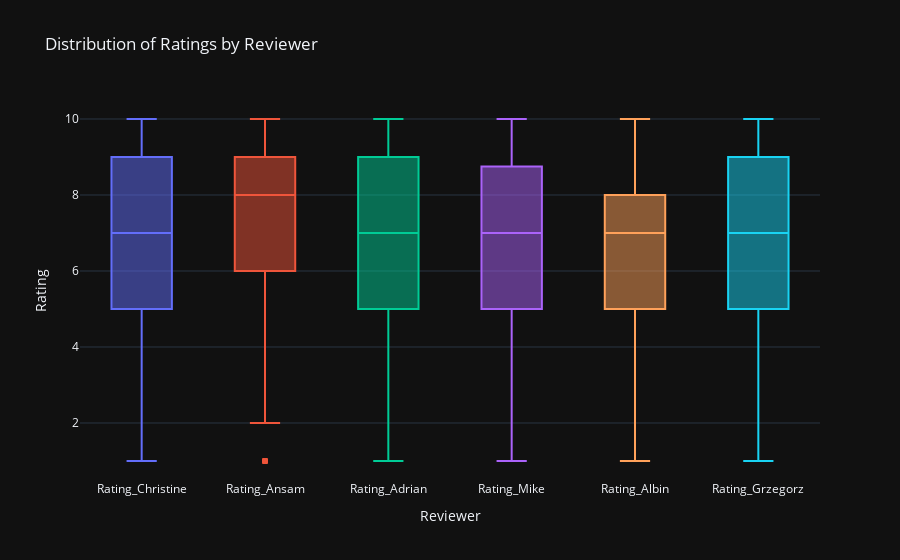

Here is the notebook cell this chart was saved with:
### Code cell
fig = px.box(ratings_data, x='Reviewer', y='Rating', color='Reviewer', 
             title='Distribution of Ratings by Reviewer')

fig.update_layout(showlegend=False)
fig.show()

### Figure 1 — Plotly figure (JSON) as saved in the notebook; plotly's stock layout.template omitted (floating-point values rounded to 4 significant figures; data arrays with more than 128 entries replaced by an {"elided": "..."} marker saying what was removed)
{"data": [{"alignmentgroup": "True", "hovertemplate": "Reviewer=%{x}<br>Rating=%{y}<extra></extra>", "legendgroup": "Rating_Christine", "marker": {"color": "#636efa"}, "name": "Rating_Christine", "notched": false, "offsetgroup": "Rating_Christine", "orientation": "v", "showlegend": true, "x": {"elided": "215 str values"}, "x0": " ", "xaxis": "x", "y": {"elided": "215 float values"}, "y0": " ", "yaxis": "y", "type": "box"}, {"alignmentgroup": "True", "hovertemplate": "Reviewer=%{x}<br>Rating=%{y}<extra></extra>", "legendgroup": "Rating_Ansam", "marker": {"color": "#EF553B"}, "name": "Rating_Ansam", "notched": false, "offsetgroup": "Rating_Ansam", "orientation": "v", "showlegend": true, "x": {"elided": "215 str values"}, "x0": " ", "xaxis": "x", "y": {"elided": "215 float values"}, "y0": " ", "yaxis": "y", "type": "box"}, {"alignmentgroup": "True", "hovertemplate": "Reviewer=%{x}<br>Rating=%{y}<extra></extra>", "legendgroup": "Rating_Adrian", "marker": {"color": "#00cc96"}, "name": "Rating_Adrian", "notched": false, "offsetgroup": "Rating_Adrian", "orientation": "v", "showlegend": true, "x": {"elided": "215 str values"}, "x0": " ", "xaxis": "x", "y": {"elided": "215 float values"}, "y0": " ", "yaxis": "y", "type": "box"}, {"alignmentgroup": "True", "hovertemplate": "Reviewer=%{x}<br>Rating=%{y}<extra></extra>", "legendgroup": "Rating_Mike", "marker": {"color": "#ab63fa"}, "name": "Rating_Mike", "notched": false, "offsetgroup": "Rating_Mike", "orientation": "v", "showlegend": true, "x": {"elided": "215 str values"}, "x0": " ", "xaxis": "x", "y": {"elided": "215 float values"}, "y0": " ", "yaxis": "y", "type": "box"}, {"alignmentgroup": "True", "hovertemplate": "Reviewer=%{x}<br>Rating=%{y}<extra></extra>", "legendgroup": "Rating_Albin", "marker": {"color": "#FFA15A"}, "name": "Rating_Albin", "notched": false, "offsetgroup": "Rating_Albin", "orientation": "v", "showlegend": true, "x": {"elided": "215 str values"}, "x0": " ", "xaxis": "x", "y": {"elided": "215 float values"}, "y0": " ", "yaxis": "y", "type": "box"}, {"alignmentgroup": "True", "hovertemplate": "Reviewer=%{x}<br>Rating=%{y}<extra></extra>", "legendgroup": "Rating_Grzegorz", "marker": {"color": "#19d3f3"}, "name": "Rating_Grzegorz", "notched": false, "offsetgroup": "Rating_Grzegorz", "orientation": "v", "showlegend": true, "x": {"elided": "215 str values"}, "x0": " ", "xaxis": "x", "y": {"elided": "215 float values"}, "y0": " ", "yaxis": "y", "type": "box"}], "layout": {"xaxis": {"anchor": "y", "domain": [0.0, 1.0], "title": {"text": "Reviewer"}, "categoryorder": "array", "categoryarray": ["Rating_Christine", "Rating_Ansam", "Rating_Adrian", "Rating_Mike", "Rating_Albin", "Rating_Grzegorz"]}, "yaxis": {"anchor": "x", "domain": [0.0, 1.0], "title": {"text": "Rating"}}, "legend": {"title": {"text": "Reviewer"}, "tracegroupgap": 0}, "title": {"text": "Distribution of Ratings by Reviewer"}, "boxmode": "overlay", "showlegend": false}}
